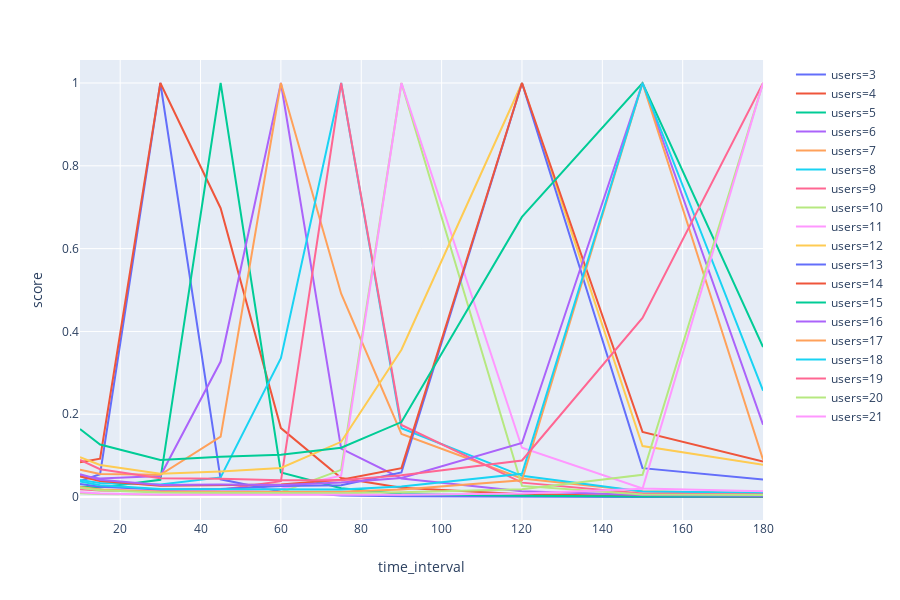
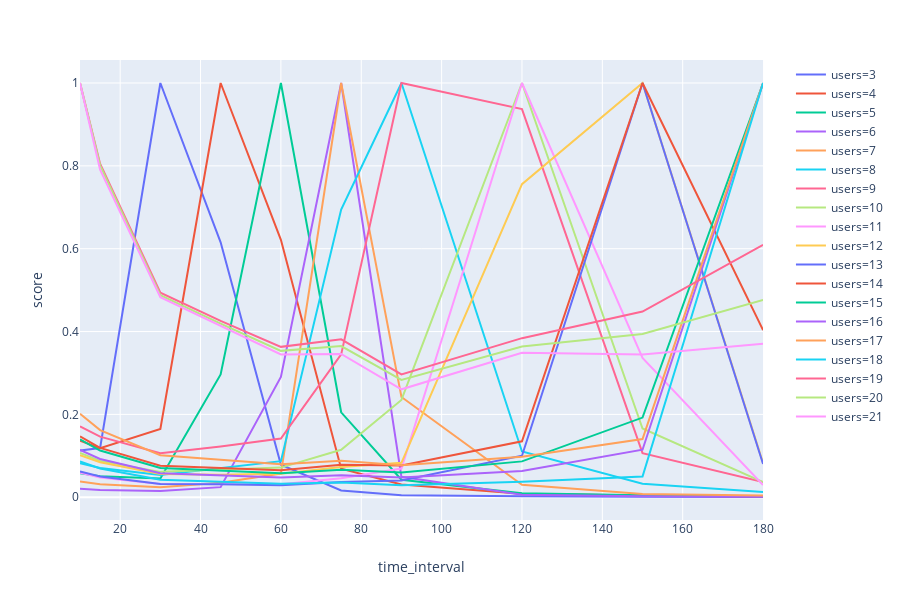
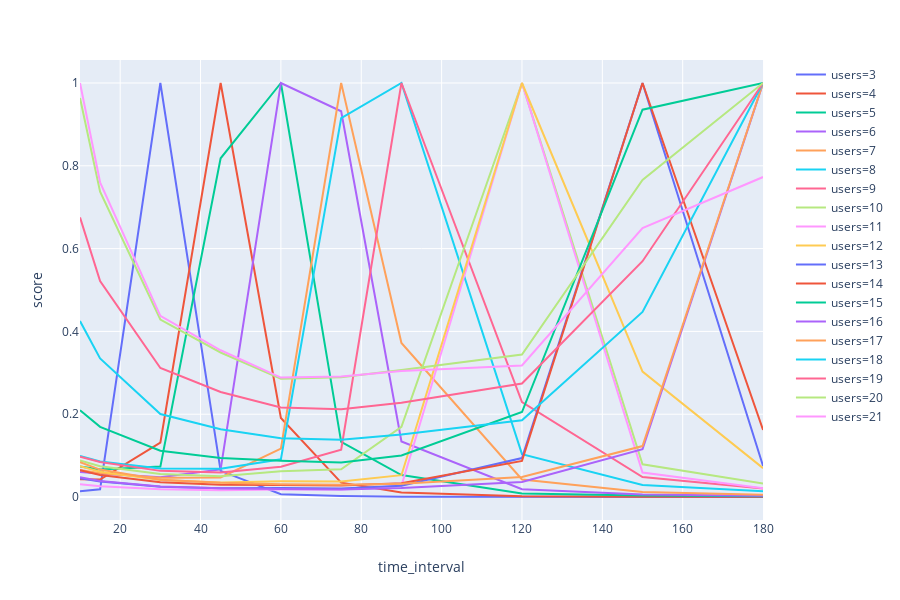

The notebook cell these images were saved under, in order:
### Markdown cell above
### Mean score user number vs time intervals with lda

To better understand how lda behaves with different number of users in relation to different time intervals, we did 50 calculations of lda for different number of users and took the mean vrc score for every time interval. The data is shown on the graph below. It confirms our assumption that with the increasing number of users, we need longer time intervals to better discern between users.

<!--Results are much more representative if run on 500 epochs or more, but that takes a bit longer. Use norm flag to scale all score data on 0-1 interval and see at which time interval there is a peak for each user count.-->

### Code cell
datas = datas_1
e = 50
norm = True
verbose = False

for datas in [datas_1, datas_2, datas_3]:
    print("Performing {} epochs".format(e))
    results = []
    for i in range(3, 22):
        results.append(calculate_scores(i, datas, epochs=e, norm=norm, verbose=verbose))

    df = concat(results)
    fig = line(df, x="time_interval", y="score", color="users")
    fig.show()

### Figure 1 — Plotly figure (JSON) as saved in the notebook; plotly's stock layout.template omitted (floating-point values rounded to 4 significant figures)
{"data": [{"hoverlabel": {"namelength": 0}, "hovertemplate": "users=3<br>time_interval=%{x}<br>score=%{y}", "legendgroup": "users=3", "line": {"color": "#636efa", "dash": "solid"}, "mode": "lines", "name": "users=3", "showlegend": true, "type": "scatter", "x": [10, 15, 30, 45, 60, 75, 90, 120, 150, 180], "xaxis": "x", "y": [0.03894, 0.05525, 1, 0.04294, 0.01319, 0.003591, 0.00194, 0.0007087, 0.0002645, 0.0002335], "yaxis": "y"}, {"hoverlabel": {"namelength": 0}, "hovertemplate": "users=4<br>time_interval=%{x}<br>score=%{y}", "legendgroup": "users=4", "line": {"color": "#EF553B", "dash": "solid"}, "mode": "lines", "name": "users=4", "showlegend": true, "type": "scatter", "x": [10, 15, 30, 45, 60, 75, 90, 120, 150, 180], "xaxis": "x", "y": [0.08427, 0.09294, 1, 0.6976, 0.1665, 0.04592, 0.02258, 0.006892, 0.00291, 0.001704], "yaxis": "y"}, {"hoverlabel": {"namelength": 0}, "hovertemplate": "users=5<br>time_interval=%{x}<br>score=%{y}", "legendgroup": "users=5", "line": {"color": "#00cc96", "dash": "solid"}, "mode": "lines", "name": "users=5", "showlegend": true, "type": "scatter", "x": [10, 15, 30, 45, 60, 75, 90, 120, 150, 180], "xaxis": "x", "y": [0.02505, 0.02343, 0.04174, 1, 0.0596, 0.02151, 0.007333, 0.003006, 0.00151, 0.001246], "yaxis": "y"}, {"hoverlabel": {"namelength": 0}, "hovertemplate": "users=6<br>time_interval=%{x}<br>score=%{y}", "legendgroup": "users=6", "line": {"color": "#ab63fa", "dash": "solid"}, "mode": "lines", "name": "users=6", "showlegend": true, "type": "scatter", "x": [10, 15, 30, 45, 60, 75, 90, 120, 150, 180], "xaxis": "x", "y": [0.05082, 0.04478, 0.0511, 0.3273, 1, 0.1172, 0.04513, 0.0142, 0.005094, 0.003362], "yaxis": "y"}, {"hoverlabel": {"namelength": 0}, "hovertemplate": "users=7<br>time_interval=%{x}<br>score=%{y}", "legendgroup": "users=7", "line": {"color": "#FFA15A", "dash": "solid"}, "mode": "lines", "name": "users=7", "showlegend": true, "type": "scatter", "x": [10, 15, 30, 45, 60, 75, 90, 120, 150, 180], "xaxis": "x", "y": [0.06581, 0.05595, 0.0537, 0.1459, 1, 0.4912, 0.1524, 0.04505, 0.01408, 0.009314], "yaxis": "y"}, {"hoverlabel": {"namelength": 0}, "hovertemplate": "users=8<br>time_interval=%{x}<br>score=%{y}", "legendgroup": "users=8", "line": {"color": "#19d3f3", "dash": "solid"}, "mode": "lines", "name": "users=8", "showlegend": true, "type": "scatter", "x": [10, 15, 30, 45, 60, 75, 90, 120, 150, 180], "xaxis": "x", "y": [0.04138, 0.03411, 0.03036, 0.04754, 0.3354, 1, 0.1662, 0.0513, 0.01344, 0.01036], "yaxis": "y"}, {"hoverlabel": {"namelength": 0}, "hovertemplate": "users=9<br>time_interval=%{x}<br>score=%{y}", "legendgroup": "users=9", "line": {"color": "#FF6692", "dash": "solid"}, "mode": "lines", "name": "users=9", "showlegend": true, "type": "scatter", "x": [10, 15, 30, 45, 60, 75, 90, 120, 150, 180], "xaxis": "x", "y": [0.0192, 0.01587, 0.01383, 0.01802, 0.0384, 1, 0.1742, 0.03494, 0.008898, 0.006172], "yaxis": "y"}, {"hoverlabel": {"namelength": 0}, "hovertemplate": "users=10<br>time_interval=%{x}<br>score=%{y}", "legendgroup": "users=10", "line": {"color": "#B6E880", "dash": "solid"}, "mode": "lines", "name": "users=10", "showlegend": true, "type": "scatter", "x": [10, 15, 30, 45, 60, 75, 90, 120, 150, 180], "xaxis": "x", "y": [0.009115, 0.007454, 0.005713, 0.007226, 0.01179, 0.06581, 1, 0.02704, 0.006232, 0.005057], "yaxis": "y"}, {"hoverlabel": {"namelength": 0}, "hovertemplate": "users=11<br>time_interval=%{x}<br>score=%{y}", "legendgroup": "users=11", "line": {"color": "#FF97FF", "dash": "solid"}, "mode": "lines", "name": "users=11", "showlegend": true, "type": "scatter", "x": [10, 15, 30, 45, 60, 75, 90, 120, 150, 180], "xaxis": "x", "y": [0.02236, 0.01767, 0.01351, 0.01476, 0.02035, 0.05178, 1, 0.1193, 0.02059, 0.01405], "yaxis": "y"}, {"hoverlabel": {"namelength": 0}, "hovertemplate": "users=12<br>time_interval=%{x}<br>score=%{y}", "legendgroup": "users=12", "line": {"color": "#FECB52", "dash": "solid"}, "mode": "lines", "name": "users=12", "showlegend": true, "type": "scatter", "x": [10, 15, 30, 45, 60, 75, 90, 120, 150, 180], "xaxis": "x", "y": [0.09618, 0.07742, 0.0565, 0.06189, 0.0704, 0.1335, 0.356, 1, 0.1233, 0.07833], "yaxis": "y"}, {"hoverlabel": {"namelength": 0}, "hovertemplate": "users=13<br>time_interval=%{x}<br>score=%{y}", "legendgroup": "users=13", "line": {"color": "#636efa", "dash": "solid"}, "mode": "lines", "name": "users=13", "showlegend": true, "type": "scatter", "x": [10, 15, 30, 45, 60, 75, 90, 120, 150, 180], "xaxis": "x", "y": [0.03186, 0.02492, 0.01843, 0.01953, 0.02668, 0.02837, 0.05953, 1, 0.06993, 0.04254], "yaxis": "y"}, {"hoverlabel": {"namelength": 0}, "hovertemplate": "users=14<br>time_interval=%{x}<br>score=%{y}", "legendgroup": "users=14", "line": {"color": "#EF553B", "dash": "solid"}, "mode": "lines", "name": "users=14", "showlegend": true, "type": "scatter", "x": [10, 15, 30, 45, 60, 75, 90, 120, 150, 180], "xaxis": "x", "y": [0.05002, 0.03887, 0.02751, 0.02907, 0.03042, 0.04194, 0.07, 1, 0.1574, 0.08602], "yaxis": "y"}, {"hoverlabel": {"namelength": 0}, "hovertemplate": "users=15<br>time_interval=%{x}<br>score=%{y}", "legendgroup": "users=15", "line": {"color": "#00cc96", "dash": "solid"}, "mode": "lines", "name": "users=15", "showlegend": true, "type": "scatter", "x": [10, 15, 30, 45, 60, 75, 90, 120, 150, 180], "xaxis": "x", "y": [0.1644, 0.1268, 0.08943, 0.09757, 0.1024, 0.1191, 0.1812, 0.6765, 1, 0.3625], "yaxis": "y"}, {"hoverlabel": {"namelength": 0}, "hovertemplate": "users=16<br>time_interval=%{x}<br>score=%{y}", "legendgroup": "users=16", "line": {"color": "#ab63fa", "dash": "solid"}, "mode": "lines", "name": "users=16", "showlegend": true, "type": "scatter", "x": [10, 15, 30, 45, 60, 75, 90, 120, 150, 180], "xaxis": "x", "y": [0.05518, 0.04208, 0.02929, 0.03034, 0.02921, 0.03535, 0.04605, 0.1307, 1, 0.175], "yaxis": "y"}, {"hoverlabel": {"namelength": 0}, "hovertemplate": "users=17<br>time_interval=%{x}<br>score=%{y}", "legendgroup": "users=17", "line": {"color": "#FFA15A", "dash": "solid"}, "mode": "lines", "name": "users=17", "showlegend": true, "type": "scatter", "x": [10, 15, 30, 45, 60, 75, 90, 120, 150, 180], "xaxis": "x", "y": [0.02425, 0.01845, 0.01283, 0.01286, 0.01302, 0.01314, 0.0183, 0.04073, 1, 0.09029], "yaxis": "y"}, {"hoverlabel": {"namelength": 0}, "hovertemplate": "users=18<br>time_interval=%{x}<br>score=%{y}", "legendgroup": "users=18", "line": {"color": "#19d3f3", "dash": "solid"}, "mode": "lines", "name": "users=18", "showlegend": true, "type": "scatter", "x": [10, 15, 30, 45, 60, 75, 90, 120, 150, 180], "xaxis": "x", "y": [0.03761, 0.02843, 0.01953, 0.01923, 0.01851, 0.01844, 0.02549, 0.05634, 1, 0.257], "yaxis": "y"}, {"hoverlabel": {"namelength": 0}, "hovertemplate": "users=19<br>time_interval=%{x}<br>score=%{y}", "legendgroup": "users=19", "line": {"color": "#FF6692", "dash": "solid"}, "mode": "lines", "name": "users=19", "showlegend": true, "type": "scatter", "x": [10, 15, 30, 45, 60, 75, 90, 120, 150, 180], "xaxis": "x", "y": [0.08976, 0.06725, 0.04578, 0.04432, 0.04076, 0.04058, 0.05276, 0.08843, 0.4328, 1], "yaxis": "y"}, {"hoverlabel": {"namelength": 0}, "hovertemplate": "users=20<br>time_interval=%{x}<br>score=%{y}", "legendgroup": "users=20", "line": {"color": "#B6E880", "dash": "solid"}, "mode": "lines", "name": "users=20", "showlegend": true, "type": "scatter", "x": [10, 15, 30, 45, 60, 75, 90, 120, 150, 180], "xaxis": "x", "y": [0.02255, 0.01681, 0.01135, 0.01085, 0.009632, 0.009547, 0.01199, 0.01884, 0.05383, 1], "yaxis": "y"}, {"hoverlabel": {"namelength": 0}, "hovertemplate": "users=21<br>time_interval=%{x}<br>score=%{y}", "legendgroup": "users=21", "line": {"color": "#FF97FF", "dash": "solid"}, "mode": "lines", "name": "users=21", "showlegend": true, "type": "scatter", "x": [10, 15, 30, 45, 60, 75, 90, 120, 150, 180], "xaxis": "x", "y": [0.01161, 0.008626, 0.005838, 0.00556, 0.004898, 0.004759, 0.005853, 0.008472, 0.02012, 1], "yaxis": "y"}], "layout": {"height": 600, "legend": {"tracegroupgap": 0}, "margin": {"t": 60}, "xaxis": {"anchor": "y", "domain": [0, 0.98], "title": {"text": "time_interval"}}, "yaxis": {"anchor": "x", "domain": [0, 1], "title": {"text": "score"}}}}

### Figure 2 — Plotly figure (JSON) as saved in the notebook; plotly's stock layout.template omitted (floating-point values rounded to 4 significant figures)
{"data": [{"hoverlabel": {"namelength": 0}, "hovertemplate": "users=3<br>time_interval=%{x}<br>score=%{y}", "legendgroup": "users=3", "line": {"color": "#636efa", "dash": "solid"}, "mode": "lines", "name": "users=3", "showlegend": true, "type": "scatter", "x": [10, 15, 30, 45, 60, 75, 90, 120, 150, 180], "xaxis": "x", "y": [0.1125, 0.1187, 1, 0.6153, 0.07844, 0.0163, 0.004984, 0.002088, 0.001052, 0.0005553], "yaxis": "y"}, {"hoverlabel": {"namelength": 0}, "hovertemplate": "users=4<br>time_interval=%{x}<br>score=%{y}", "legendgroup": "users=4", "line": {"color": "#EF553B", "dash": "solid"}, "mode": "lines", "name": "users=4", "showlegend": true, "type": "scatter", "x": [10, 15, 30, 45, 60, 75, 90, 120, 150, 180], "xaxis": "x", "y": [0.1363, 0.1184, 0.1649, 1, 0.6214, 0.06879, 0.03093, 0.008649, 0.004274, 0.002059], "yaxis": "y"}, {"hoverlabel": {"namelength": 0}, "hovertemplate": "users=5<br>time_interval=%{x}<br>score=%{y}", "legendgroup": "users=5", "line": {"color": "#00cc96", "dash": "solid"}, "mode": "lines", "name": "users=5", "showlegend": true, "type": "scatter", "x": [10, 15, 30, 45, 60, 75, 90, 120, 150, 180], "xaxis": "x", "y": [0.05787, 0.05051, 0.04547, 0.2964, 1, 0.205, 0.04237, 0.009431, 0.004604, 0.002339], "yaxis": "y"}, {"hoverlabel": {"namelength": 0}, "hovertemplate": "users=6<br>time_interval=%{x}<br>score=%{y}", "legendgroup": "users=6", "line": {"color": "#ab63fa", "dash": "solid"}, "mode": "lines", "name": "users=6", "showlegend": true, "type": "scatter", "x": [10, 15, 30, 45, 60, 75, 90, 120, 150, 180], "xaxis": "x", "y": [0.02045, 0.01748, 0.01476, 0.02439, 0.2905, 1, 0.04924, 0.006129, 0.002394, 0.001378], "yaxis": "y"}, {"hoverlabel": {"namelength": 0}, "hovertemplate": "users=7<br>time_interval=%{x}<br>score=%{y}", "legendgroup": "users=7", "line": {"color": "#FFA15A", "dash": "solid"}, "mode": "lines", "name": "users=7", "showlegend": true, "type": "scatter", "x": [10, 15, 30, 45, 60, 75, 90, 120, 150, 180], "xaxis": "x", "y": [0.03788, 0.03157, 0.02437, 0.03496, 0.05716, 1, 0.2419, 0.02986, 0.007944, 0.004276], "yaxis": "y"}, {"hoverlabel": {"namelength": 0}, "hovertemplate": "users=8<br>time_interval=%{x}<br>score=%{y}", "legendgroup": "users=8", "line": {"color": "#19d3f3", "dash": "solid"}, "mode": "lines", "name": "users=8", "showlegend": true, "type": "scatter", "x": [10, 15, 30, 45, 60, 75, 90, 120, 150, 180], "xaxis": "x", "y": [0.08183, 0.07043, 0.05367, 0.06979, 0.08715, 0.6943, 1, 0.1105, 0.03251, 0.01253], "yaxis": "y"}, {"hoverlabel": {"namelength": 0}, "hovertemplate": "users=9<br>time_interval=%{x}<br>score=%{y}", "legendgroup": "users=9", "line": {"color": "#FF6692", "dash": "solid"}, "mode": "lines", "name": "users=9", "showlegend": true, "type": "scatter", "x": [10, 15, 30, 45, 60, 75, 90, 120, 150, 180], "xaxis": "x", "y": [0.1711, 0.1463, 0.1064, 0.1225, 0.1417, 0.3447, 1, 0.937, 0.1065, 0.03663], "yaxis": "y"}, {"hoverlabel": {"namelength": 0}, "hovertemplate": "users=10<br>time_interval=%{x}<br>score=%{y}", "legendgroup": "users=10", "line": {"color": "#B6E880", "dash": "solid"}, "mode": "lines", "name": "users=10", "showlegend": true, "type": "scatter", "x": [10, 15, 30, 45, 60, 75, 90, 120, 150, 180], "xaxis": "x", "y": [0.107, 0.08774, 0.06123, 0.06624, 0.07149, 0.1147, 0.2348, 1, 0.1659, 0.03675], "yaxis": "y"}, {"hoverlabel": {"namelength": 0}, "hovertemplate": "users=11<br>time_interval=%{x}<br>score=%{y}", "legendgroup": "users=11", "line": {"color": "#FF97FF", "dash": "solid"}, "mode": "lines", "name": "users=11", "showlegend": true, "type": "scatter", "x": [10, 15, 30, 45, 60, 75, 90, 120, 150, 180], "xaxis": "x", "y": [0.05909, 0.04737, 0.03192, 0.03212, 0.03129, 0.04583, 0.06933, 1, 0.3364, 0.0296], "yaxis": "y"}, {"hoverlabel": {"namelength": 0}, "hovertemplate": "users=12<br>time_interval=%{x}<br>score=%{y}", "legendgroup": "users=12", "line": {"color": "#FECB52", "dash": "solid"}, "mode": "lines", "name": "users=12", "showlegend": true, "type": "scatter", "x": [10, 15, 30, 45, 60, 75, 90, 120, 150, 180], "xaxis": "x", "y": [0.1013, 0.08431, 0.05634, 0.05431, 0.05654, 0.0728, 0.083, 0.7557, 1, 0.0827], "yaxis": "y"}, {"hoverlabel": {"namelength": 0}, "hovertemplate": "users=13<br>time_interval=%{x}<br>score=%{y}", "legendgroup": "users=13", "line": {"color": "#636efa", "dash": "solid"}, "mode": "lines", "name": "users=13", "showlegend": true, "type": "scatter", "x": [10, 15, 30, 45, 60, 75, 90, 120, 150, 180], "xaxis": "x", "y": [0.06198, 0.0499, 0.03176, 0.03138, 0.02901, 0.03682, 0.04058, 0.1002, 1, 0.08013], "yaxis": "y"}, {"hoverlabel": {"namelength": 0}, "hovertemplate": "users=14<br>time_interval=%{x}<br>score=%{y}", "legendgroup": "users=14", "line": {"color": "#EF553B", "dash": "solid"}, "mode": "lines", "name": "users=14", "showlegend": true, "type": "scatter", "x": [10, 15, 30, 45, 60, 75, 90, 120, 150, 180], "xaxis": "x", "y": [0.1469, 0.1192, 0.07579, 0.0711, 0.06498, 0.0786, 0.07666, 0.135, 1, 0.4034], "yaxis": "y"}, {"hoverlabel": {"namelength": 0}, "hovertemplate": "users=15<br>time_interval=%{x}<br>score=%{y}", "legendgroup": "users=15", "line": {"color": "#00cc96", "dash": "solid"}, "mode": "lines", "name": "users=15", "showlegend": true, "type": "scatter", "x": [10, 15, 30, 45, 60, 75, 90, 120, 150, 180], "xaxis": "x", "y": [0.14, 0.1128, 0.07067, 0.06488, 0.05773, 0.06649, 0.05983, 0.08651, 0.1923, 1], "yaxis": "y"}, {"hoverlabel": {"namelength": 0}, "hovertemplate": "users=16<br>time_interval=%{x}<br>score=%{y}", "legendgroup": "users=16", "line": {"color": "#ab63fa", "dash": "solid"}, "mode": "lines", "name": "users=16", "showlegend": true, "type": "scatter", "x": [10, 15, 30, 45, 60, 75, 90, 120, 150, 180], "xaxis": "x", "y": [0.1144, 0.09235, 0.05811, 0.05289, 0.04767, 0.05308, 0.04755, 0.06353, 0.1147, 1], "yaxis": "y"}, {"hoverlabel": {"namelength": 0}, "hovertemplate": "users=17<br>time_interval=%{x}<br>score=%{y}", "legendgroup": "users=17", "line": {"color": "#FFA15A", "dash": "solid"}, "mode": "lines", "name": "users=17", "showlegend": true, "type": "scatter", "x": [10, 15, 30, 45, 60, 75, 90, 120, 150, 180], "xaxis": "x", "y": [0.2015, 0.1621, 0.1015, 0.09037, 0.07991, 0.08831, 0.07692, 0.09749, 0.1403, 1], "yaxis": "y"}, {"hoverlabel": {"namelength": 0}, "hovertemplate": "users=18<br>time_interval=%{x}<br>score=%{y}", "legendgroup": "users=18", "line": {"color": "#19d3f3", "dash": "solid"}, "mode": "lines", "name": "users=18", "showlegend": true, "type": "scatter", "x": [10, 15, 30, 45, 60, 75, 90, 120, 150, 180], "xaxis": "x", "y": [0.08615, 0.0693, 0.04235, 0.03758, 0.03252, 0.0353, 0.02864, 0.03741, 0.04978, 1], "yaxis": "y"}, {"hoverlabel": {"namelength": 0}, "hovertemplate": "users=19<br>time_interval=%{x}<br>score=%{y}", "legendgroup": "users=19", "line": {"color": "#FF6692", "dash": "solid"}, "mode": "lines", "name": "users=19", "showlegend": true, "type": "scatter", "x": [10, 15, 30, 45, 60, 75, 90, 120, 150, 180], "xaxis": "x", "y": [1, 0.8053, 0.4939, 0.4256, 0.363, 0.3811, 0.2965, 0.384, 0.4482, 0.6093], "yaxis": "y"}, {"hoverlabel": {"namelength": 0}, "hovertemplate": "users=20<br>time_interval=%{x}<br>score=%{y}", "legendgroup": "users=20", "line": {"color": "#B6E880", "dash": "solid"}, "mode": "lines", "name": "users=20", "showlegend": true, "type": "scatter", "x": [10, 15, 30, 45, 60, 75, 90, 120, 150, 180], "xaxis": "x", "y": [1, 0.8012, 0.4876, 0.4192, 0.3534, 0.365, 0.2831, 0.3637, 0.3939, 0.4762], "yaxis": "y"}, {"hoverlabel": {"namelength": 0}, "hovertemplate": "users=21<br>time_interval=%{x}<br>score=%{y}", "legendgroup": "users=21", "line": {"color": "#FF97FF", "dash": "solid"}, "mode": "lines", "name": "users=21", "showlegend": true, "type": "scatter", "x": [10, 15, 30, 45, 60, 75, 90, 120, 150, 180], "xaxis": "x", "y": [1, 0.7907, 0.4831, 0.4128, 0.3446, 0.346, 0.2605, 0.3488, 0.3444, 0.3703], "yaxis": "y"}], "layout": {"height": 600, "legend": {"tracegroupgap": 0}, "margin": {"t": 60}, "xaxis": {"anchor": "y", "domain": [0, 0.98], "title": {"text": "time_interval"}}, "yaxis": {"anchor": "x", "domain": [0, 1], "title": {"text": "score"}}}}

### Figure 3 — Plotly figure (JSON) as saved in the notebook; plotly's stock layout.template omitted (floating-point values rounded to 4 significant figures)
{"data": [{"hoverlabel": {"namelength": 0}, "hovertemplate": "users=3<br>time_interval=%{x}<br>score=%{y}", "legendgroup": "users=3", "line": {"color": "#636efa", "dash": "solid"}, "mode": "lines", "name": "users=3", "showlegend": true, "type": "scatter", "x": [10, 15, 30, 45, 60, 75, 90, 120, 150, 180], "xaxis": "x", "y": [0.01416, 0.01856, 1, 0.06312, 0.006649, 0.002351, 0.0008014, 0.0001657, 8.125e-05, 3.694e-05], "yaxis": "y"}, {"hoverlabel": {"namelength": 0}, "hovertemplate": "users=4<br>time_interval=%{x}<br>score=%{y}", "legendgroup": "users=4", "line": {"color": "#EF553B", "dash": "solid"}, "mode": "lines", "name": "users=4", "showlegend": true, "type": "scatter", "x": [10, 15, 30, 45, 60, 75, 90, 120, 150, 180], "xaxis": "x", "y": [0.04264, 0.04231, 0.1316, 1, 0.191, 0.03477, 0.01091, 0.001624, 0.0007897, 0.0003636], "yaxis": "y"}, {"hoverlabel": {"namelength": 0}, "hovertemplate": "users=5<br>time_interval=%{x}<br>score=%{y}", "legendgroup": "users=5", "line": {"color": "#00cc96", "dash": "solid"}, "mode": "lines", "name": "users=5", "showlegend": true, "type": "scatter", "x": [10, 15, 30, 45, 60, 75, 90, 120, 150, 180], "xaxis": "x", "y": [0.07361, 0.06669, 0.07349, 0.8181, 1, 0.1333, 0.05316, 0.008292, 0.003719, 0.001621], "yaxis": "y"}, {"hoverlabel": {"namelength": 0}, "hovertemplate": "users=6<br>time_interval=%{x}<br>score=%{y}", "legendgroup": "users=6", "line": {"color": "#ab63fa", "dash": "solid"}, "mode": "lines", "name": "users=6", "showlegend": true, "type": "scatter", "x": [10, 15, 30, 45, 60, 75, 90, 120, 150, 180], "xaxis": "x", "y": [0.06022, 0.05663, 0.04786, 0.06654, 1, 0.9317, 0.134, 0.01894, 0.006126, 0.002762], "yaxis": "y"}, {"hoverlabel": {"namelength": 0}, "hovertemplate": "users=7<br>time_interval=%{x}<br>score=%{y}", "legendgroup": "users=7", "line": {"color": "#FFA15A", "dash": "solid"}, "mode": "lines", "name": "users=7", "showlegend": true, "type": "scatter", "x": [10, 15, 30, 45, 60, 75, 90, 120, 150, 180], "xaxis": "x", "y": [0.06502, 0.05733, 0.04629, 0.04725, 0.1167, 1, 0.3721, 0.04246, 0.01216, 0.005308], "yaxis": "y"}, {"hoverlabel": {"namelength": 0}, "hovertemplate": "users=8<br>time_interval=%{x}<br>score=%{y}", "legendgroup": "users=8", "line": {"color": "#19d3f3", "dash": "solid"}, "mode": "lines", "name": "users=8", "showlegend": true, "type": "scatter", "x": [10, 15, 30, 45, 60, 75, 90, 120, 150, 180], "xaxis": "x", "y": [0.0993, 0.08583, 0.0687, 0.06803, 0.09112, 0.9154, 1, 0.1036, 0.02898, 0.01372], "yaxis": "y"}, {"hoverlabel": {"namelength": 0}, "hovertemplate": "users=9<br>time_interval=%{x}<br>score=%{y}", "legendgroup": "users=9", "line": {"color": "#FF6692", "dash": "solid"}, "mode": "lines", "name": "users=9", "showlegend": true, "type": "scatter", "x": [10, 15, 30, 45, 60, 75, 90, 120, 150, 180], "xaxis": "x", "y": [0.09738, 0.08451, 0.06315, 0.05944, 0.07332, 0.1143, 1, 0.2291, 0.04808, 0.02054], "yaxis": "y"}, {"hoverlabel": {"namelength": 0}, "hovertemplate": "users=10<br>time_interval=%{x}<br>score=%{y}", "legendgroup": "users=10", "line": {"color": "#B6E880", "dash": "solid"}, "mode": "lines", "name": "users=10", "showlegend": true, "type": "scatter", "x": [10, 15, 30, 45, 60, 75, 90, 120, 150, 180], "xaxis": "x", "y": [0.08818, 0.07447, 0.05569, 0.05025, 0.06216, 0.06678, 0.1693, 1, 0.07908, 0.03252], "yaxis": "y"}, {"hoverlabel": {"namelength": 0}, "hovertemplate": "users=11<br>time_interval=%{x}<br>score=%{y}", "legendgroup": "users=11", "line": {"color": "#FF97FF", "dash": "solid"}, "mode": "lines", "name": "users=11", "showlegend": true, "type": "scatter", "x": [10, 15, 30, 45, 60, 75, 90, 120, 150, 180], "xaxis": "x", "y": [0.03099, 0.026, 0.01858, 0.01618, 0.01809, 0.01844, 0.02737, 1, 0.05921, 0.02112], "yaxis": "y"}, {"hoverlabel": {"namelength": 0}, "hovertemplate": "users=12<br>time_interval=%{x}<br>score=%{y}", "legendgroup": "users=12", "line": {"color": "#FECB52", "dash": "solid"}, "mode": "lines", "name": "users=12", "showlegend": true, "type": "scatter", "x": [10, 15, 30, 45, 60, 75, 90, 120, 150, 180], "xaxis": "x", "y": [0.07448, 0.06108, 0.04132, 0.03535, 0.03786, 0.03725, 0.05277, 1, 0.3031, 0.06966], "yaxis": "y"}, {"hoverlabel": {"namelength": 0}, "hovertemplate": "users=13<br>time_interval=%{x}<br>score=%{y}", "legendgroup": "users=13", "line": {"color": "#636efa", "dash": "solid"}, "mode": "lines", "name": "users=13", "showlegend": true, "type": "scatter", "x": [10, 15, 30, 45, 60, 75, 90, 120, 150, 180], "xaxis": "x", "y": [0.04563, 0.03728, 0.02488, 0.02135, 0.0219, 0.02077, 0.02722, 0.09412, 1, 0.0749], "yaxis": "y"}, {"hoverlabel": {"namelength": 0}, "hovertemplate": "users=14<br>time_interval=%{x}<br>score=%{y}", "legendgroup": "users=14", "line": {"color": "#EF553B", "dash": "solid"}, "mode": "lines", "name": "users=14", "showlegend": true, "type": "scatter", "x": [10, 15, 30, 45, 60, 75, 90, 120, 150, 180], "xaxis": "x", "y": [0.06492, 0.05318, 0.0356, 0.02951, 0.02899, 0.02751, 0.03352, 0.08727, 1, 0.1621], "yaxis": "y"}, {"hoverlabel": {"namelength": 0}, "hovertemplate": "users=15<br>time_interval=%{x}<br>score=%{y}", "legendgroup": "users=15", "line": {"color": "#00cc96", "dash": "solid"}, "mode": "lines", "name": "users=15", "showlegend": true, "type": "scatter", "x": [10, 15, 30, 45, 60, 75, 90, 120, 150, 180], "xaxis": "x", "y": [0.2096, 0.1695, 0.1117, 0.09397, 0.08746, 0.08366, 0.1005, 0.2052, 0.9355, 1], "yaxis": "y"}, {"hoverlabel": {"namelength": 0}, "hovertemplate": "users=16<br>time_interval=%{x}<br>score=%{y}", "legendgroup": "users=16", "line": {"color": "#ab63fa", "dash": "solid"}, "mode": "lines", "name": "users=16", "showlegend": true, "type": "scatter", "x": [10, 15, 30, 45, 60, 75, 90, 120, 150, 180], "xaxis": "x", "y": [0.04796, 0.0389, 0.02569, 0.02107, 0.01921, 0.0184, 0.02168, 0.03627, 0.1154, 1], "yaxis": "y"}, {"hoverlabel": {"namelength": 0}, "hovertemplate": "users=17<br>time_interval=%{x}<br>score=%{y}", "legendgroup": "users=17", "line": {"color": "#FFA15A", "dash": "solid"}, "mode": "lines", "name": "users=17", "showlegend": true, "type": "scatter", "x": [10, 15, 30, 45, 60, 75, 90, 120, 150, 180], "xaxis": "x", "y": [0.0841, 0.06627, 0.04191, 0.03437, 0.03106, 0.02991, 0.03208, 0.04824, 0.123, 1], "yaxis": "y"}, {"hoverlabel": {"namelength": 0}, "hovertemplate": "users=18<br>time_interval=%{x}<br>score=%{y}", "legendgroup": "users=18", "line": {"color": "#19d3f3", "dash": "solid"}, "mode": "lines", "name": "users=18", "showlegend": true, "type": "scatter", "x": [10, 15, 30, 45, 60, 75, 90, 120, 150, 180], "xaxis": "x", "y": [0.4251, 0.3349, 0.2004, 0.1639, 0.1418, 0.1381, 0.1511, 0.1854, 0.4472, 1], "yaxis": "y"}, {"hoverlabel": {"namelength": 0}, "hovertemplate": "users=19<br>time_interval=%{x}<br>score=%{y}", "legendgroup": "users=19", "line": {"color": "#FF6692", "dash": "solid"}, "mode": "lines", "name": "users=19", "showlegend": true, "type": "scatter", "x": [10, 15, 30, 45, 60, 75, 90, 120, 150, 180], "xaxis": "x", "y": [0.6753, 0.5219, 0.3118, 0.2536, 0.2163, 0.2121, 0.2278, 0.2743, 0.5695, 1], "yaxis": "y"}, {"hoverlabel": {"namelength": 0}, "hovertemplate": "users=20<br>time_interval=%{x}<br>score=%{y}", "legendgroup": "users=20", "line": {"color": "#B6E880", "dash": "solid"}, "mode": "lines", "name": "users=20", "showlegend": true, "type": "scatter", "x": [10, 15, 30, 45, 60, 75, 90, 120, 150, 180], "xaxis": "x", "y": [0.9637, 0.7372, 0.4287, 0.3491, 0.2857, 0.2892, 0.3065, 0.3441, 0.7658, 1], "yaxis": "y"}, {"hoverlabel": {"namelength": 0}, "hovertemplate": "users=21<br>time_interval=%{x}<br>score=%{y}", "legendgroup": "users=21", "line": {"color": "#FF97FF", "dash": "solid"}, "mode": "lines", "name": "users=21", "showlegend": true, "type": "scatter", "x": [10, 15, 30, 45, 60, 75, 90, 120, 150, 180], "xaxis": "x", "y": [1, 0.7601, 0.4374, 0.3544, 0.2885, 0.291, 0.3042, 0.3179, 0.6498, 0.7729], "yaxis": "y"}], "layout": {"height": 600, "legend": {"tracegroupgap": 0}, "margin": {"t": 60}, "xaxis": {"anchor": "y", "domain": [0, 0.98], "title": {"text": "time_interval"}}, "yaxis": {"anchor": "x", "domain": [0, 1], "title": {"text": "score"}}}}
